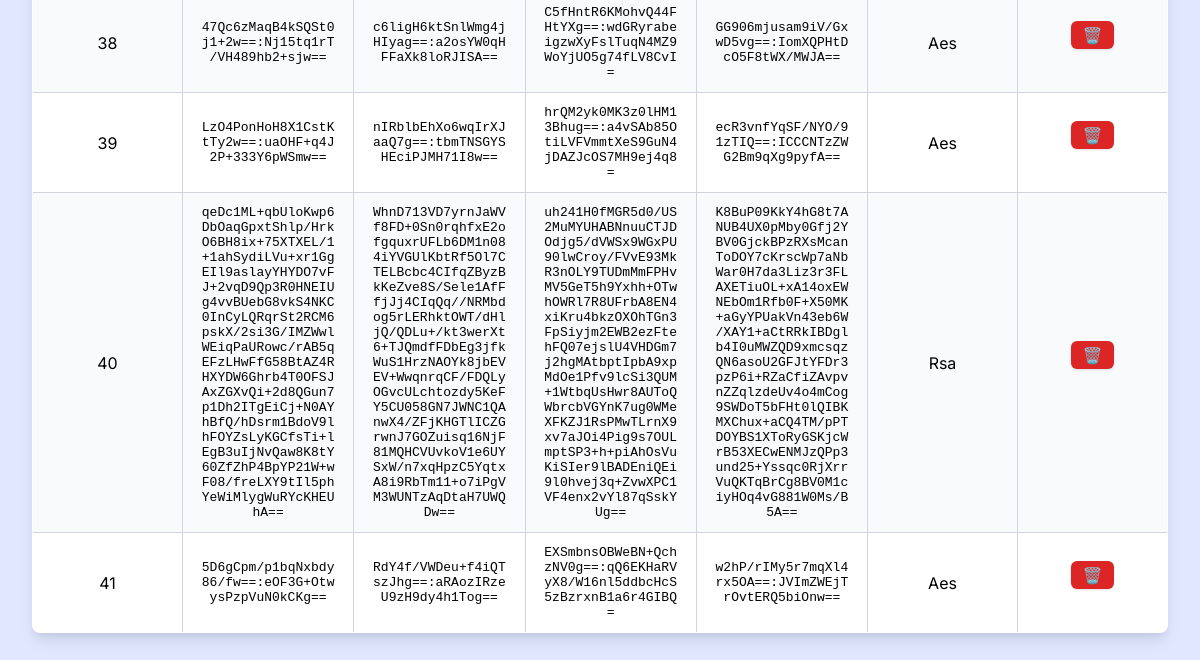
Page /riwayat (lower part) on the earlier database version.
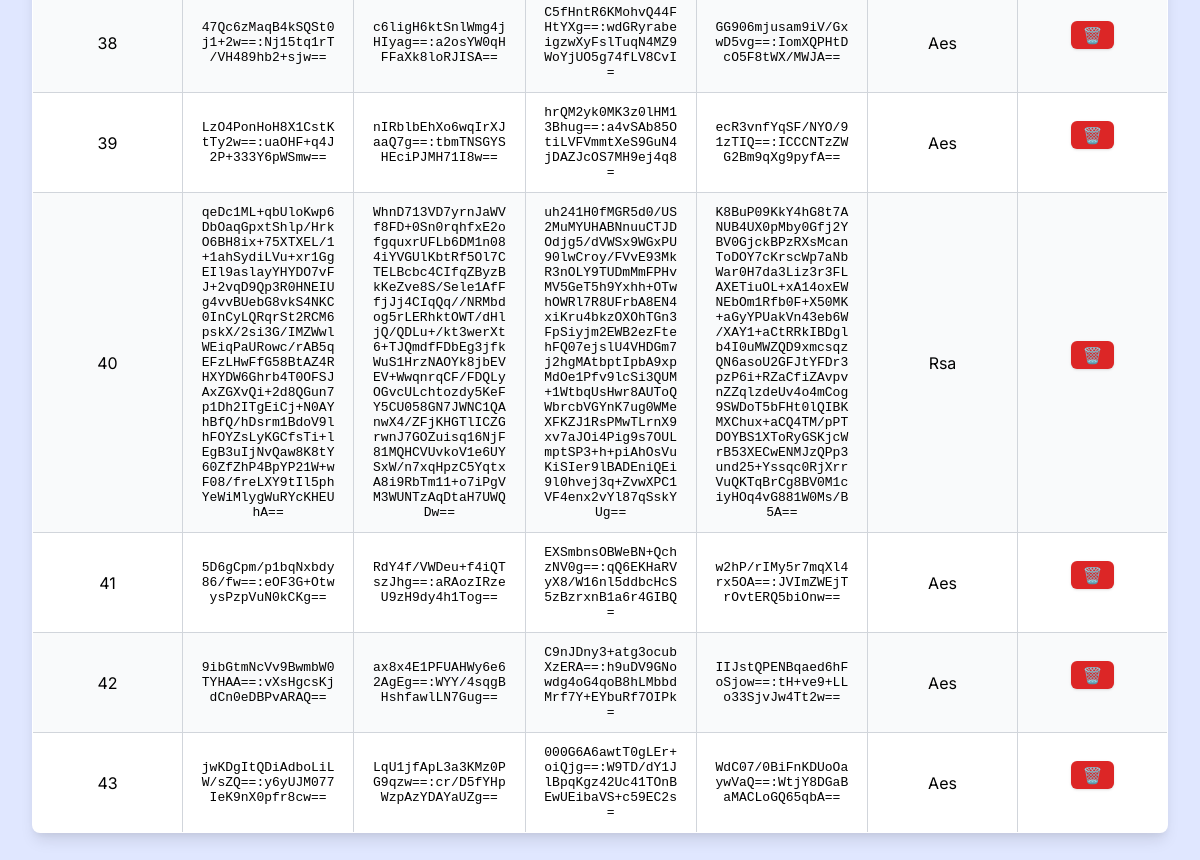
Same page on the later database version.
### tables this page shows
CREATE TABLE orders (
    id INTEGER PRIMARY KEY AUTOINCREMENT,
    enc_nama TEXT,
    enc_alamat TEXT,
    enc_produk TEXT,
    enc_jumlah TEXT,
    enc_key TEXT,
    metode TEXT
);

### app.py (the view)
@app.route('/riwayat')
def riwayat():
    conn = get_db_connection()
    c = conn.cursor()
    c.execute("SELECT id, enc_nama, enc_alamat, enc_produk, enc_jumlah, enc_key, metode FROM orders")
    data = c.fetchall()
    conn.close()
    return render_template('riwayat.html', orders=data)

### app.py (called while the page is built)
def get_db_connection():
    conn = sqlite3.connect('order.db')
    conn.row_factory = sqlite3.Row
    return conn

### templates/riwayat.html (shortened to what this page needs)
<html lang="id" class="scroll-smooth">
<head>
    <script src="https://cdn.tailwindcss.com"></script>
</head>
<body class="flex flex-col items-center">
    <table>
        <tbody>
            {% for order in orders %}
            <tr>
                <td>{{ order['id'] }}</td>
                <td class="encrypted" title="{{ order['enc_nama'] }}">{{ order['enc_nama'] }}</td>
                <td class="encrypted" title="{{ order['enc_alamat'] }}">{{ order['enc_alamat'] }}</td>
                <td class="encrypted" title="{{ order['enc_produk'] }}">{{ order['enc_produk'] }}</td>
                <td class="encrypted" title="{{ order['enc_jumlah'] }}">{{ order['enc_jumlah'] }}</td>
                <td class="capitalize">{{ order['metode'] }}</td>
                <td>
                    <form method="POST" action="{{ url_for('delete_order', id=order['id']) }}">
                        <button type="submit" class="bg-red-600 hover:bg-red-700 text-white px-3 py-1 rounded-md shadow transition-colors focus:outline-none focus:ring-2 focus:ring-red-400" aria-label="Hapus order {{ order['id'] }}">
                            🗑️
                        </button>
                    </form>
                </td>
            </tr>
            {% endfor %}
        </tbody>
    </table>
</body>
</html>

### templates/riwayat.html (style rules this page uses)
body { font-family: 'Inter', sans-serif; background-color: #e0e7ff; padding: 2rem; min-height: 100vh; }
table { margin-left: auto; margin-right: auto; border-collapse: collapse; border: 1px solid #d1d5db; background-color: white; box-shadow: 0 10px 15px -3px rgba(0,0,0,0.1), 0 4px 6px -2px rgba(0,0,0,0.05); border-radius: 0.5rem; overflow: hidden; }
tbody tr:nth-child(even) { background-color: #f9fafb; }
tbody tr:nth-child(odd) { background-color: white; }

Differences in the rows shown:
added orders: id "42", enc_nama "9ibGtmNcVv9BwmbW0TYHAA==:vXsHgcsKjdCn0eDBPvARAQ==", enc_alamat "ax8x4E1PFUAHWy6e62AgEg==:WYY/4sqgBHshfawlLN7Gug==", enc_produk "C9nJDny3+atg3ocubXzERA==:h9uDV9GNowdg4oG4qoB8hLMbbdMrf7Y+EYbuRf7OIPk=", enc_jumlah "IIJstQPENBqaed6hFoSjow==:tH+ve9+LLo33SjvJw4Tt2w==", metode "Aes"
added orders: id "43", enc_nama "jwKDgItQDiAdboLiLW/sZQ==:y6yUJM077IeK9nX0pfr8cw==", enc_alamat "LqU1jfApL3a3KMz0PG9qzw==:cr/D5fYHpWzpAzYDAYaUZg==", enc_produk "000G6A6awtT0gLEr+oiQjg==:W9TD/dY1JlBpqKgz42Uc41TOnBEwUEibaVS+c59EC2s=", enc_jumlah "WdC07/0BiFnKDUoOaywVaQ==:WtjY8DGaBaMACLoGQ65qbA==", metode "Aes"
